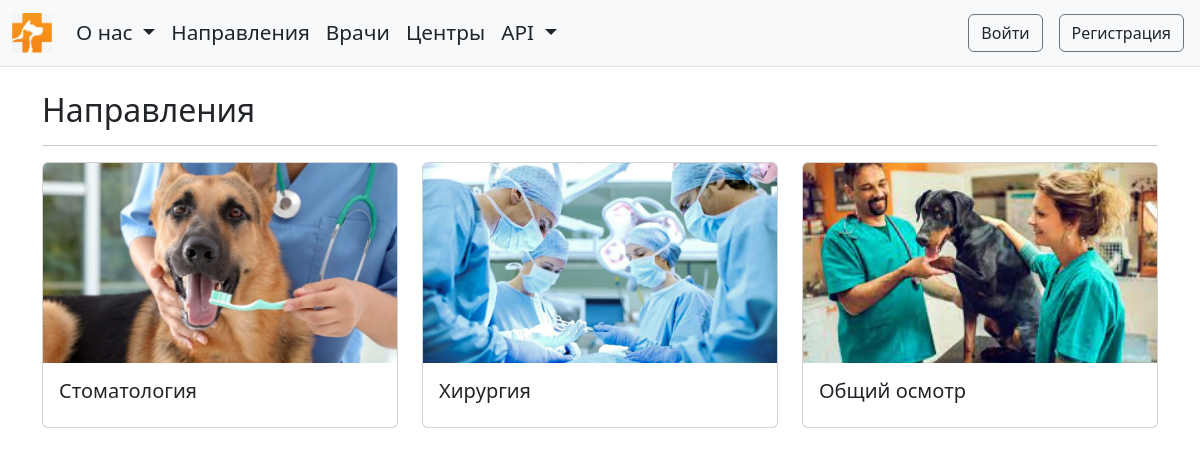
/services/categories/, run on the app's committed database.
### services/models.py (models this page shows, shortened)
class Category(models.Model):
    name = models.CharField(max_length=100)
    slug = models.SlugField(max_length=100, unique=True, db_index=True, verbose_name="URL")
    image = models.ImageField(upload_to='images/services/categories', null=True, blank=True)
    description = models.TextField(max_length=1000, null=True, blank=True)
    class Meta:
        verbose_name_plural = 'categories'

### services/views.py (the view)
# urls.py: path('categories/', CategoryListView.as_view(), name='category_list'),
class CategoryListView(ListView):
    model = Category

### services/templates/services/category_list.html (shortened to what this page needs)
{% extends 'base.html' %}
{% load static %}
{% block head %}
    <link rel="stylesheet" href="{% static 'services/css/styles.css' %}">
{% endblock %}
{% block content %}
    <h2>Направления</h2>
    <hr/>
    <div class="row">
        {% for category in category_list %}
            <div class="col-md-4 mb-4 h-100">
                <a href="{% url 'category_detail' slug=category.slug %}">
                    <div class="card card-hover">
                        <div class="card-img-top-container">
                            {% if category.image %}
                                <img src="{{ category.image.url }}" alt="Category photo" class="card-img-top">
                            {% else %}
                                <img src="https://via.placeholder.com/500x500?text=No+Image" alt="No Image">
                            {% endif %}
                        </div>
                        <div class="card-body">
                            <h5 class="card-title">{{ category.name }}</h5>
                        </div>
                    </div>
                </a>
            </div>
        {% endfor %}
    </div>
{% endblock %}

### services/static/services/css/styles.css (style rules this page uses)
.card-img-top-container { height: 200px; overflow: hidden; }
.card-img-top-container img { object-fit: cover; width: 100%; height: 100%; }
.card { transition: transform 0.4s; }
a:hover, a:visited, a:link, a:active { text-decoration: none; color: #212529; }

### data on the page
Category: image (picture), name "Стоматология"
Category: image (picture), name "Хирургия"
Category: image (picture), name "Общий осмотр"
